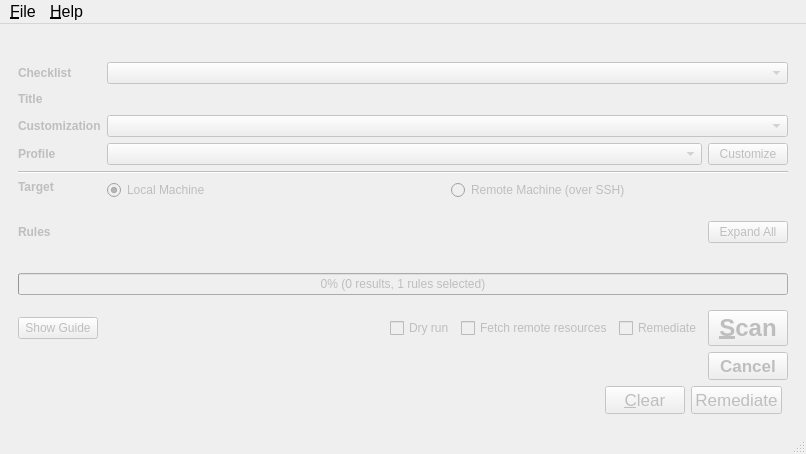
<?xml version="1.0" encoding="UTF-8"?>
<ui version="4.0">
 <class>MainWindow</class>
 <widget class="QMainWindow" name="MainWindow">
  <property name="enabled">
   <bool>true</bool>
  </property>
  <property name="geometry">
   <rect>
    <x>0</x>
    <y>0</y>
    <width>806</width>
    <height>454</height>
   </rect>
  </property>
  <property name="windowTitle">
   <string>SCAP Workbench</string>
  </property>
  <widget class="QWidget" name="centralwidget">
   <property name="enabled">
    <bool>false</bool>
   </property>
   <layout class="QVBoxLayout" name="verticalLayout">
    <item>
     <widget class="QLabel" name="label_mark">
      <property name="text">
       <string/>
      </property>
     </widget>
    </item>
    <item>
     <widget class="QWidget" name="scanProperties" native="true">
      <layout class="QGridLayout" name="gridLayout">
       <item row="6" column="2">
        <widget class="QPushButton" name="customizeProfileButton">
         <property name="toolTip">
          <string>Duplicates the current profile, and opens a window to customize it.</string>
         </property>
         <property name="text">
          <string>Customize</string>
         </property>
         <property name="shortcut">
          <string>Ctrl+T</string>
         </property>
        </widget>
       </item>
       <item row="7" column="0" colspan="3">
        <widget class="Line" name="line_2">
         <property name="orientation">
          <enum>Qt::Horizontal</enum>
         </property>
        </widget>
       </item>
       <item row="2" column="1" colspan="2">
        <widget class="QComboBox" name="checklistComboBox">
         <property name="sizePolicy">
          <sizepolicy hsizetype="Preferred" vsizetype="Fixed">
           <horstretch>0</horstretch>
           <verstretch>0</verstretch>
          </sizepolicy>
         </property>
        </widget>
       </item>
       <item row="6" column="0">
        <widget class="QLabel" name="label_3">
         <property name="font">
          <font>
           <weight>75</weight>
           <bold>true</bold>
          </font>
         </property>
         <property name="text">
          <string>Profile</string>
         </property>
        </widget>
       </item>
       <item row="2" column="0">
        <widget class="QLabel" name="checklistLabel">
         <property name="font">
          <font>
           <weight>75</weight>
           <bold>true</bold>
          </font>
         </property>
         <property name="text">
          <string>Checklist</string>
         </property>
        </widget>
       </item>
       <item row="10" column="0">
        <widget class="QLabel" name="label">
         <property name="font">
          <font>
           <weight>75</weight>
           <bold>true</bold>
          </font>
         </property>
         <property name="text">
          <string>Target</string>
         </property>
         <property name="alignment">
          <set>Qt::AlignLeading|Qt::AlignLeft|Qt::AlignTop</set>
         </property>
        </widget>
       </item>
       <item row="5" column="0">
        <widget class="QLabel" name="label_4">
         <property name="font">
          <font>
           <weight>75</weight>
           <bold>true</bold>
          </font>
         </property>
         <property name="text">
          <string>Customization</string>
         </property>
        </widget>
       </item>
       <item row="6" column="1">
        <widget class="QComboBox" name="profileComboBox">
         <property name="toolTip">
          <string>Determines which XCCDF profile will be used for evaluation. Listed profiles come from the input content and customization file.</string>
         </property>
         <property name="maxVisibleItems">
          <number>15</number>
         </property>
        </widget>
       </item>
       <item row="3" column="1" colspan="2">
        <widget class="QLabel" name="titleLabel">
         <property name="sizePolicy">
          <sizepolicy hsizetype="Expanding" vsizetype="Preferred">
           <horstretch>0</horstretch>
           <verstretch>0</verstretch>
          </sizepolicy>
         </property>
         <property name="font">
          <font>
           <pointsize>12</pointsize>
           <weight>75</weight>
           <bold>true</bold>
          </font>
         </property>
         <property name="toolTip">
          <string>TItle of the XCCDF Benchmark</string>
         </property>
         <property name="text">
          <string/>
         </property>
        </widget>
       </item>
       <item row="3" column="0">
        <widget class="QLabel" name="label_5">
         <property name="font">
          <font>
           <weight>75</weight>
           <bold>true</bold>
          </font>
         </property>
         <property name="text">
          <string>Title</string>
         </property>
        </widget>
       </item>
       <item row="4" column="1">
        <spacer name="horizontalSpacer_2">
         <property name="orientation">
          <enum>Qt::Horizontal</enum>
         </property>
         <property name="sizeHint" stdset="0">
          <size>
           <width>40</width>
           <height>1</height>
          </size>
         </property>
        </spacer>
       </item>
       <item row="5" column="1" colspan="2">
        <widget class="QComboBox" name="tailoringFileComboBox">
         <property name="toolTip">
          <string>Allows to select, load or reset a customization. Customization is called XCCDF Tailoring in the specification.</string>
         </property>
        </widget>
       </item>
       <item row="10" column="1" colspan="2">
        <widget class="QWidget" name="widget_4" native="true">
         <property name="sizePolicy">
          <sizepolicy hsizetype="Preferred" vsizetype="Preferred">
           <horstretch>0</horstretch>
           <verstretch>0</verstretch>
          </sizepolicy>
         </property>
         <layout class="QHBoxLayout" name="horizontalLayout_5">
          <property name="leftMargin">
           <number>0</number>
          </property>
          <property name="topMargin">
           <number>0</number>
          </property>
          <property name="rightMargin">
           <number>0</number>
          </property>
          <property name="bottomMargin">
           <number>0</number>
          </property>
          <item>
           <widget class="QRadioButton" name="localMachineRadioButton">
            <property name="toolTip">
             <string>Selecting the Local Machine target will cause workbench to evaluate the same machine that it is running on.</string>
            </property>
            <property name="text">
             <string>Local Machine</string>
            </property>
            <property name="checked">
             <bool>true</bool>
            </property>
           </widget>
          </item>
          <item>
           <widget class="QRadioButton" name="remoteMachineRadioButton">
            <property name="sizePolicy">
             <sizepolicy hsizetype="Preferred" vsizetype="Fixed">
              <horstretch>0</horstretch>
              <verstretch>0</verstretch>
             </sizepolicy>
            </property>
            <property name="toolTip">
             <string>The Remote Machine target enables workbench to scan any remote machine that can be accessed using SSH.</string>
            </property>
            <property name="text">
             <string>Remote Machine (over SSH)</string>
            </property>
           </widget>
          </item>
         </layout>
        </widget>
       </item>
       <item row="11" column="0" colspan="3">
        <widget class="RemoteMachineComboBox" name="remoteMachineDetails" native="true">
         <property name="focusPolicy">
          <enum>Qt::StrongFocus</enum>
         </property>
        </widget>
       </item>
      </layout>
     </widget>
    </item>
    <item>
     <layout class="QVBoxLayout" name="ruleResults">
      <property name="leftMargin">
       <number>9</number>
      </property>
      <property name="rightMargin">
       <number>9</number>
      </property>
      <item>
       <layout class="QHBoxLayout" name="horizontalLayout_6">
        <item>
         <widget class="QLabel" name="label_2">
          <property name="font">
           <font>
            <weight>75</weight>
            <bold>true</bold>
           </font>
          </property>
          <property name="text">
           <string>Rules</string>
          </property>
         </widget>
        </item>
        <item>
         <spacer name="horizontalSpacer_5">
          <property name="orientation">
           <enum>Qt::Horizontal</enum>
          </property>
          <property name="sizeHint" stdset="0">
           <size>
            <width>40</width>
            <height>20</height>
           </size>
          </property>
         </spacer>
        </item>
        <item>
         <widget class="QPushButton" name="expandRulesButton">
          <property name="text">
           <string>Expand All</string>
          </property>
         </widget>
        </item>
       </layout>
      </item>
      <item>
       <widget class="RuleResultsTree" name="ruleResultsTree" native="true">
        <property name="sizePolicy">
         <sizepolicy hsizetype="Preferred" vsizetype="Expanding">
          <horstretch>0</horstretch>
          <verstretch>0</verstretch>
         </sizepolicy>
        </property>
        <property name="focusPolicy">
         <enum>Qt::TabFocus</enum>
        </property>
       </widget>
      </item>
      <item>
       <widget class="QProgressBar" name="progressBar">
        <property name="maximum">
         <number>1</number>
        </property>
        <property name="value">
         <number>0</number>
        </property>
        <property name="format">
         <string>%p% (%v results, %m rules selected)</string>
        </property>
       </widget>
      </item>
     </layout>
    </item>
    <item>
     <widget class="QWidget" name="widget" native="true">
      <property name="sizePolicy">
       <sizepolicy hsizetype="Preferred" vsizetype="Maximum">
        <horstretch>0</horstretch>
        <verstretch>0</verstretch>
       </sizepolicy>
      </property>
      <layout class="QHBoxLayout" name="horizontalLayout_2">
       <item>
        <widget class="QWidget" name="widget_5" native="true">
         <layout class="QVBoxLayout" name="verticalLayout_3">
          <property name="leftMargin">
           <number>0</number>
          </property>
          <property name="topMargin">
           <number>0</number>
          </property>
          <property name="rightMargin">
           <number>0</number>
          </property>
          <property name="bottomMargin">
           <number>0</number>
          </property>
          <item>
           <widget class="QWidget" name="preScanTools" native="true">
            <layout class="QHBoxLayout" name="horizontalLayout">
             <property name="leftMargin">
              <number>0</number>
             </property>
             <property name="topMargin">
              <number>0</number>
             </property>
             <property name="rightMargin">
              <number>0</number>
             </property>
             <property name="bottomMargin">
              <number>0</number>
             </property>
             <item>
              <widget class="QPushButton" name="showGuideButton">
               <property name="text">
                <string>Show Guide</string>
               </property>
              </widget>
             </item>
             <item>
              <spacer name="horizontalSpacer">
               <property name="orientation">
                <enum>Qt::Horizontal</enum>
               </property>
               <property name="sizeHint" stdset="0">
                <size>
                 <width>211</width>
                 <height>20</height>
                </size>
               </property>
              </spacer>
             </item>
             <item>
              <widget class="QCheckBox" name="dryRunCheckBox">
               <property name="toolTip">
                <string>When checked no action is performed after pressing Scan, a dialog with the used command-line arguments is shown instead.</string>
               </property>
               <property name="text">
                <string>Dry run</string>
               </property>
              </widget>
             </item>
             <item>
              <widget class="QCheckBox" name="fetchRemoteResourcesCheckbox">
               <property name="toolTip">
                <string>&lt;html&gt;&lt;head/&gt;&lt;body&gt;&lt;p&gt;Allow download of&amp;nbsp;remote OVAL content referenced from&amp;nbsp;XCCDF by&amp;nbsp;check-content-ref/@href.&lt;/p&gt;&lt;/body&gt;&lt;/html&gt;</string>
               </property>
               <property name="text">
                <string>Fetch remote resources</string>
               </property>
              </widget>
             </item>
             <item>
              <widget class="QCheckBox" name="onlineRemediationCheckBox">
               <property name="toolTip">
                <string>&lt;html&gt;&lt;head/&gt;&lt;body&gt;&lt;p&gt;Attempts to automatically correct issues identified by the scan.&lt;/p&gt;&lt;p&gt;Note: Automated remediation may impact system functionality.&lt;/p&gt;&lt;/body&gt;&lt;/html&gt;</string>
               </property>
               <property name="text">
                <string>Remediate</string>
               </property>
              </widget>
             </item>
             <item>
              <widget class="QPushButton" name="scanButton">
               <property name="font">
                <font>
                 <pointsize>18</pointsize>
                 <weight>75</weight>
                 <bold>true</bold>
                </font>
               </property>
               <property name="toolTip">
                <string>Starts the evaluation.</string>
               </property>
               <property name="text">
                <string>&amp;Scan</string>
               </property>
              </widget>
             </item>
            </layout>
           </widget>
          </item>
          <item>
           <widget class="QWidget" name="scanTools" native="true">
            <layout class="QHBoxLayout" name="horizontalLayout_4">
             <property name="leftMargin">
              <number>0</number>
             </property>
             <property name="topMargin">
              <number>0</number>
             </property>
             <property name="rightMargin">
              <number>0</number>
             </property>
             <property name="bottomMargin">
              <number>0</number>
             </property>
             <item>
              <spacer name="horizontalSpacer_4">
               <property name="orientation">
                <enum>Qt::Horizontal</enum>
               </property>
               <property name="sizeHint" stdset="0">
                <size>
                 <width>40</width>
                 <height>20</height>
                </size>
               </property>
              </spacer>
             </item>
             <item>
              <widget class="QPushButton" name="cancelButton">
               <property name="font">
                <font>
                 <pointsize>13</pointsize>
                 <weight>75</weight>
                 <bold>true</bold>
                </font>
               </property>
               <property name="toolTip">
                <string>Cancels the evaluation. Partial results may be lost.</string>
               </property>
               <property name="text">
                <string>Cancel</string>
               </property>
               <property name="shortcut">
                <string/>
               </property>
              </widget>
             </item>
            </layout>
           </widget>
          </item>
          <item>
           <widget class="QWidget" name="postScanTools" native="true">
            <layout class="QHBoxLayout" name="horizontalLayout_3">
             <property name="leftMargin">
              <number>0</number>
             </property>
             <property name="topMargin">
              <number>0</number>
             </property>
             <property name="rightMargin">
              <number>0</number>
             </property>
             <property name="bottomMargin">
              <number>0</number>
             </property>
             <item>
              <spacer name="horizontalSpacer_3">
               <property name="orientation">
                <enum>Qt::Horizontal</enum>
               </property>
               <property name="sizeHint" stdset="0">
                <size>
                 <width>40</width>
                 <height>20</height>
                </size>
               </property>
              </spacer>
             </item>
             <item>
              <widget class="QPushButton" name="clearButton">
               <property name="font">
                <font>
                 <pointsize>13</pointsize>
                </font>
               </property>
               <property name="toolTip">
                <string>Causes workbench to forget all collected evaluation results and prepares it for another scan.</string>
               </property>
               <property name="text">
                <string>&amp;Clear</string>
               </property>
              </widget>
             </item>
             <item>
              <widget class="QPushButton" name="offlineRemediateButton">
               <property name="enabled">
                <bool>false</bool>
               </property>
               <property name="font">
                <font>
                 <pointsize>13</pointsize>
                </font>
               </property>
               <property name="text">
                <string>Remediate</string>
               </property>
               <property name="checkable">
                <bool>false</bool>
               </property>
               <property name="checked">
                <bool>false</bool>
               </property>
              </widget>
             </item>
             <item>
              <widget class="ResultViewer" name="resultViewer" native="true"/>
             </item>
            </layout>
           </widget>
          </item>
         </layout>
        </widget>
       </item>
      </layout>
     </widget>
    </item>
   </layout>
  </widget>
  <widget class="QStatusBar" name="statusBar"/>
  <widget class="QMenuBar" name="menuBar">
   <property name="geometry">
    <rect>
     <x>0</x>
     <y>0</y>
     <width>806</width>
     <height>24</height>
    </rect>
   </property>
   <property name="font">
    <font>
     <pointsize>12</pointsize>
    </font>
   </property>
   <property name="defaultUp">
    <bool>false</bool>
   </property>
   <widget class="QMenu" name="menuFile">
    <property name="title">
     <string>&amp;File</string>
    </property>
    <widget class="QMenu" name="menuSave">
     <property name="title">
      <string>Save &amp;All</string>
     </property>
     <addaction name="actionSaveIntoDirectory"/>
     <addaction name="actionSaveAsRPM"/>
    </widget>
    <addaction name="actionOpenSSG"/>
    <addaction name="actionOpen"/>
    <addaction name="separator"/>
    <addaction name="actionOpenCustomizationFile"/>
    <addaction name="separator"/>
    <addaction name="actionSaveTailoring"/>
    <addaction name="menuSave"/>
    <addaction name="separator"/>
    <addaction name="actionQuit"/>
   </widget>
   <widget class="QMenu" name="menuHelp">
    <property name="title">
     <string>&amp;Help</string>
    </property>
    <addaction name="actionUserManual"/>
    <addaction name="separator"/>
    <addaction name="actionShowDiagnostics"/>
    <addaction name="separator"/>
    <addaction name="actionAbout"/>
    <addaction name="actionAboutQt"/>
   </widget>
   <addaction name="menuFile"/>
   <addaction name="menuHelp"/>
  </widget>
  <action name="actionOpen">
   <property name="text">
    <string>&amp;Open Other Content</string>
   </property>
   <property name="shortcutContext">
    <enum>Qt::ApplicationShortcut</enum>
   </property>
  </action>
  <action name="actionQuit">
   <property name="text">
    <string>&amp;Quit</string>
   </property>
   <property name="shortcut">
    <string>Ctrl+Q</string>
   </property>
  </action>
  <action name="actionAbout">
   <property name="text">
    <string>About SCAP Workbench</string>
   </property>
  </action>
  <action name="actionUserManual">
   <property name="text">
    <string>User Manual</string>
   </property>
  </action>
  <action name="actionSaveIntoDirectory">
   <property name="text">
    <string>Into a &amp;directory</string>
   </property>
  </action>
  <action name="actionSaveAsRPM">
   <property name="text">
    <string>As &amp;RPM</string>
   </property>
  </action>
  <action name="actionAboutQt">
   <property name="text">
    <string>About Qt</string>
   </property>
  </action>
  <action name="actionShowDiagnostics">
   <property name="text">
    <string>Show Diagnostics</string>
   </property>
  </action>
  <action name="actionSaveTailoring">
   <property name="text">
    <string>Save Customization O&amp;nly</string>
   </property>
  </action>
  <action name="actionOpenSSG">
   <property name="text">
    <string>Open content from &amp;SCAP Security Guide</string>
   </property>
  </action>
  <action name="actionOpenCustomizationFile">
   <property name="text">
    <string>Open &amp;Customization File</string>
   </property>
  </action>
 </widget>
 <customwidgets>
  <customwidget>
   <class>ResultViewer</class>
   <extends>QWidget</extends>
   <header>ResultViewer.h</header>
   <container>1</container>
  </customwidget>
  <customwidget>
   <class>RemoteMachineComboBox</class>
   <extends>QWidget</extends>
   <header>RemoteMachineComboBox.h</header>
   <container>1</container>
  </customwidget>
  <customwidget>
   <class>RuleResultsTree</class>
   <extends>QWidget</extends>
   <header>RuleResultsTree.h</header>
   <container>1</container>
  </customwidget>
 </customwidgets>
 <tabstops>
  <tabstop>checklistComboBox</tabstop>
  <tabstop>tailoringFileComboBox</tabstop>
  <tabstop>profileComboBox</tabstop>
  <tabstop>customizeProfileButton</tabstop>
  <tabstop>localMachineRadioButton</tabstop>
  <tabstop>remoteMachineRadioButton</tabstop>
  <tabstop>remoteMachineDetails</tabstop>
  <tabstop>expandRulesButton</tabstop>
  <tabstop>ruleResultsTree</tabstop>
  <tabstop>showGuideButton</tabstop>
  <tabstop>dryRunCheckBox</tabstop>
  <tabstop>fetchRemoteResourcesCheckbox</tabstop>
  <tabstop>onlineRemediationCheckBox</tabstop>
  <tabstop>scanButton</tabstop>
  <tabstop>cancelButton</tabstop>
  <tabstop>clearButton</tabstop>
  <tabstop>offlineRemediateButton</tabstop>
 </tabstops>
 <resources/>
 <connections>
  <connection>
   <sender>remoteMachineRadioButton</sender>
   <signal>toggled(bool)</signal>
   <receiver>remoteMachineDetails</receiver>
   <slot>setVisible(bool)</slot>
   <hints>
    <hint type="sourcelabel">
     <x>781</x>
     <y>200</y>
    </hint>
    <hint type="destinationlabel">
     <x>437</x>
     <y>216</y>
    </hint>
   </hints>
  </connection>
  <connection>
   <sender>actionQuit</sender>
   <signal>triggered()</signal>
   <receiver>MainWindow</receiver>
   <slot>close()</slot>
   <hints>
    <hint type="sourcelabel">
     <x>-1</x>
     <y>-1</y>
    </hint>
    <hint type="destinationlabel">
     <x>399</x>
     <y>324</y>
    </hint>
   </hints>
  </connection>
  <connection>
   <sender>ruleResultsTree</sender>
   <signal>allRuleResultsExpanded(bool)</signal>
   <receiver>MainWindow</receiver>
   <slot>allRuleResultsExpanded(bool)</slot>
   <hints>
    <hint type="sourcelabel">
     <x>20</x>
     <y>20</y>
    </hint>
    <hint type="destinationlabel">
     <x>20</x>
     <y>20</y>
    </hint>
   </hints>
  </connection>
 </connections>
</ui>
